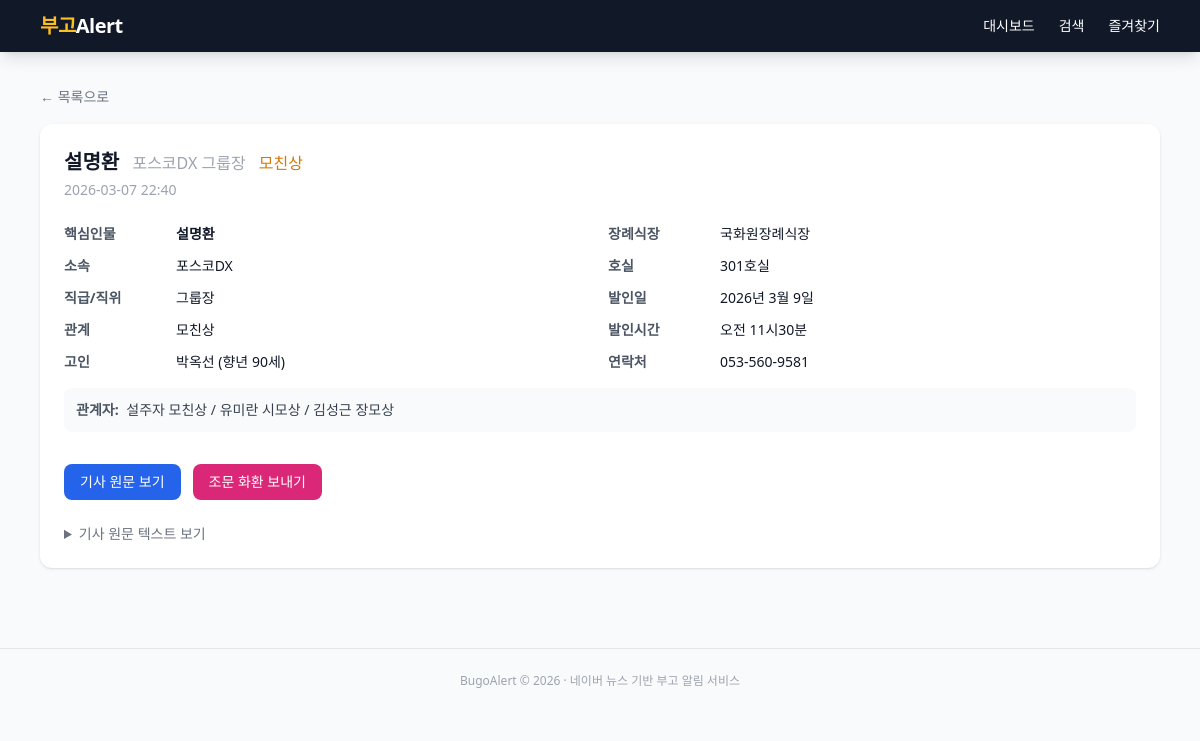
/obituary/1, run on the app's committed database.
### app/models.py (models this page shows)
class Obituary(Base):
    __tablename__ = "obituaries"
    id = Column(Integer, primary_key=True, autoincrement=True)
    source_url = Column(String(512), nullable=False)
    title = Column(String(512), nullable=False)
    key_person = Column(String(100))
    organization = Column(String(200))
    position = Column(String(200))
    deceased_name = Column(String(100))
    deceased_age = Column(String(50))
    relationship = Column(String(100))
    related_persons = Column(Text)
    funeral_hall = Column(String(200))
    room_number = Column(String(50))
    funeral_date = Column(String(100))
    funeral_time = Column(String(50))
    contact = Column(String(100))
    remarks = Column(Text)
    raw_text = Column(Text)
    published_at = Column(DateTime)
    created_at = Column(DateTime, default=datetime.utcnow)
    dedup_key = Column(String(200), unique=True, nullable=True)
    __table_args__ = (
        Index("ix_obituaries_key_person", "key_person"),
        Index("ix_obituaries_org", "organization"),
        Index("ix_obituaries_published", "published_at"),
        Index("ix_obituaries_dedup", "dedup_key"),
        Index("ix_obituaries_source_url", "source_url"),
    )

### app/routers/obituaries.py (the view)
@router.get("/obituary/{obituary_id}")
async def detail(
    request: Request,
    obituary_id: int,
    db: Session = Depends(get_db),
):
    obit = db.query(Obituary).filter(Obituary.id == obituary_id).first()
    if obit is None:
        raise HTTPException(status_code=404, detail="부고를 찾을 수 없습니다")
    return request.app.state.templates.TemplateResponse(
        "detail.html",
        {"request": request, "obit": obit},
    )

### app/templates/detail.html (shortened to what this page needs)
{% extends "base.html" %}
{% block content %}
{% if obit %}
<div class="mb-4">
  <a href="/" class="text-sm text-gray-500 hover:text-gray-700">&larr; 목록으로</a>
</div>
<div class="bg-white rounded-xl shadow p-6">
  <h1 class="text-xl font-bold mb-1">
    {{ obit.key_person or '부고' }}
    {% if obit.organization %}
    <span class="text-gray-400 font-normal text-base ml-2">{{ obit.organization }}{% if obit.position %} {{ obit.position }}{% endif %}</span>
    {% endif %}
    {% if obit.relationship %}
    <span class="text-amber-600 font-normal text-base ml-2">{{ obit.relationship }}</span>
    {% endif %}
  </h1>
  <p class="text-sm text-gray-400 mb-6">{{ obit.published_at.strftime('%Y-%m-%d %H:%M') if obit.published_at else '' }}</p>
  <div class="grid grid-cols-1 md:grid-cols-2 gap-4 text-sm">
    <div class="space-y-3">
      <div class="flex">
        <span class="font-semibold text-gray-600 w-28 shrink-0">핵심인물</span>
        <span class="font-bold">{{ obit.key_person or '-' }}</span>
      </div>
      <div class="flex">
        <span class="font-semibold text-gray-600 w-28 shrink-0">소속</span>
        <span>{{ obit.organization or '-' }}</span>
      </div>
      <div class="flex">
        <span class="font-semibold text-gray-600 w-28 shrink-0">직급/직위</span>
        <span>{{ obit.position or '-' }}</span>
      </div>
      <div class="flex">
        <span class="font-semibold text-gray-600 w-28 shrink-0">관계</span>
        <span>{{ obit.relationship or '-' }}</span>
      </div>
      <div class="flex">
        <span class="font-semibold text-gray-600 w-28 shrink-0">고인</span>
        <span>{{ obit.deceased_name or '-' }}{% if obit.deceased_age %} (향년 {{ obit.deceased_age }}){% endif %}</span>
      </div>
    </div>
    <div class="space-y-3">
      <div class="flex">
        <span class="font-semibold text-gray-600 w-28 shrink-0">장례식장</span>
        <span>{{ obit.funeral_hall or '-' }}</span>
      </div>
      <div class="flex">
        <span class="font-semibold text-gray-600 w-28 shrink-0">호실</span>
        <span>{{ obit.room_number or '-' }}</span>
      </div>
      <div class="flex">
        <span class="font-semibold text-gray-600 w-28 shrink-0">발인일</span>
        <span>{{ (obit.funeral_date or '-')|format_funeral_date_full }}</span>
      </div>
      <div class="flex">
        <span class="font-semibold text-gray-600 w-28 shrink-0">발인시간</span>
        <span>{{ obit.funeral_time or '-' }}</span>
      </div>
      <div class="flex">
        <span class="font-semibold text-gray-600 w-28 shrink-0">연락처</span>
        <span>{{ obit.contact or '-' }}</span>
      </div>
    </div>
  </div>
  {% if obit.related_persons %}
  <div class="mt-4 p-3 bg-gray-50 rounded-lg text-sm">
    <span class="font-semibold text-gray-600">관계자:</span>
    <span class="text-gray-700 ml-1">{{ obit.related_persons }}</span>
  </div>
  {% endif %}
  <div class="mt-8 flex flex-wrap gap-3">
    <a href="{{ obit.source_url }}" target="_blank"
       class="px-4 py-2 bg-blue-600 text-white rounded-lg text-sm font-medium hover:bg-blue-700 transition">
      기사 원문 보기
    </a>
    <a href="/flower/order/{{ obit.id }}"
       class="px-4 py-2 bg-pink-600 text-white rounded-lg text-sm font-medium hover:bg-pink-700 transition">
      조문 화환 보내기
    </a>
  </div>
  {% if obit.raw_text %}
  <details class="mt-6">
    <summary class="text-sm text-gray-500 cursor-pointer hover:text-gray-700">기사 원문 텍스트 보기</summary>
  </details>
  {% endif %}
</div>
{% else %}
<div class="text-center py-20 text-gray-400">
  <p class="text-lg">부고를 찾을 수 없습니다</p>
  <a href="/" class="text-blue-500 hover:underline text-sm mt-2 inline-block">목록으로 돌아가기</a>
</div>
{% endif %}
{% endblock %}

### app/templates/base.html (style rules this page uses)
html { font-size: clamp(14px, 2vw, 16px); }
body { font-size: 1rem; }

### data on the page
Obituary: key_person "설명환", organization "포스코DX", position "그룹장", relationship "모친상", published_at "2026-03-07 22:40", deceased_name "박옥선", deceased_age "90세", funeral_hall "국화원장례식장", room_number "301호실", funeral_date "2026년 3월 9일", funeral_time "오전 11시30분", contact "053-560-9581", related_persons "설주자 모친상 / 유미란 시모상 / 김성근 장모상"
